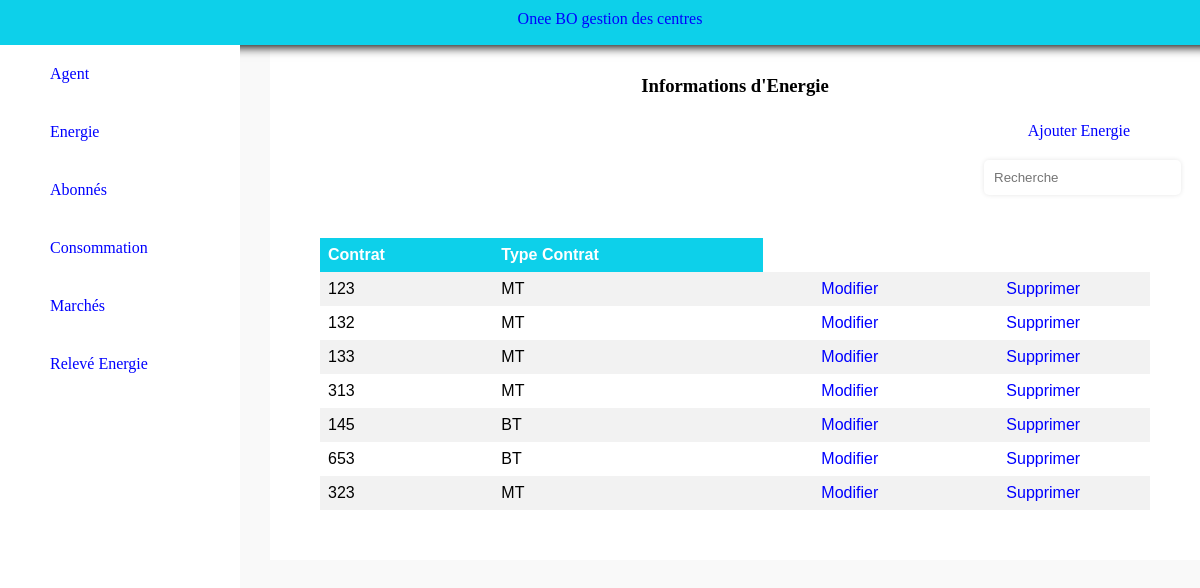
/index.php?Energie=1 (signed in), run on the app's committed database.
### tables this page shows
CREATE TABLE IF NOT EXISTS `energie` (
  `Contrat` int NOT NULL,
  `Type_Contrat` varchar(5) NOT NULL,
  `Code1` int NOT NULL,
  PRIMARY KEY (`Contrat`),
  KEY `Code1` (`Code1`)
);

### index.php (called while the page is built)
<?php
require 'controller/cont.php';
?>

### model/mod.php (called while the page is built, shortened)
<?php
function AfficherEnergie()
{
	include 'conexion.php';
	$req="SELECT * FROM Energie";
	$result=$con->query($req) or die("Error selectEnergie");
	return $result;
}
?>

### view/Energie.php (the view, shortened to what this page needs)
<!DOCTYPE html>
<html lang="en">
<head>
    <link rel="stylesheet" href="style.css">
</head>
<body>
            <h3>Informations d'Energie</h3>
            <a href="index.php?AjouterEnergie=<?='1'?>" ><div style="text-align: right;margin-right: 20px;margin-bottom: 20px;">Ajouter Energie</div></a>
            <input type="text" autocomplete="off" name="search" id="search" placeholder="Recherche" /><br><br>
            <table>
                <tr>
                    <th>Contrat</th>
                    <th>Type Contrat</th>
                </tr>
                <?php
                while ($tab=$result->fetch())
                {
                    ?>
                <tr>
                    <td><?php echo $tab['Contrat'] ;?></td>
                    <td><?php echo $tab['Type_Contrat'] ;?></td>
                    <td><a href="index.php?ModifierEnergie=1&Contrat=<?php echo $tab['Contrat']; ?>&Code1=<?php echo $tab['Code1']; ?>">Modifier</a></td>
                    <td><a href="index.php?SuprimerEnergie=1&Contrat=<?php echo $tab['Contrat']; ?>&Code1=<?php echo $tab['Code1']; ?>">Supprimer</a></td>
                </tr>
                <?php }?>
            </table>
</body>
</html>

### public/css/style.css (style rules this page uses)
* { margin: 0; }
body { background-color: rgba(225, 225, 225, 0.185); }
h3 { text-align: center; padding:25px 0; }
.Centre> input[type=text] { margin-left: 80%; margin-right: 20px; }
table { border-collapse: collapse; width: 100%; font-family: arial, sans-serif; }
th, td { text-align: left; padding: 8px; }
th { background-color: #0dd0ea; color: white; }
tr:nth-child(even) { background-color: #f2f2f2; }
a { color: blue; text-decoration: none; }
td>a { display: block; text-align: center; }

### public/css/formstyle.css (style rules this page uses)
input[type="text"], input[type="date"], input[type="email"], select { padding: 10px; border: none; border-radius: 5px; margin-bottom: 25px; box-shadow: 0 0 5px rgba(0, 0, 0, 0.1); }

### data on the page
energie: Contrat "123", Type_Contrat "MT"
energie: Contrat "132", Type_Contrat "MT"
energie: Contrat "133", Type_Contrat "MT"
energie: Contrat "313", Type_Contrat "MT"
energie: Contrat "145", Type_Contrat "BT"
energie: Contrat "653", Type_Contrat "BT"
energie: Contrat "323", Type_Contrat "MT"
